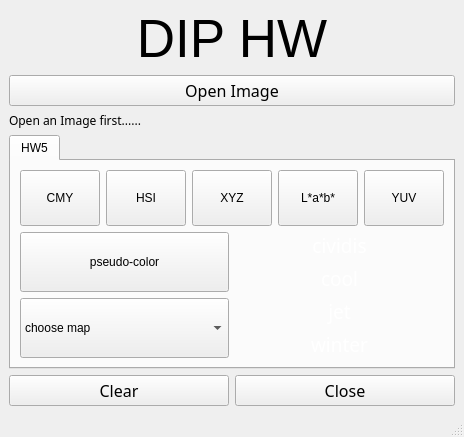
<?xml version="1.0" encoding="UTF-8"?>
<ui version="4.0">
 <class>diphw</class>
 <widget class="QMainWindow" name="diphw">
  <property name="enabled">
   <bool>true</bool>
  </property>
  <property name="geometry">
   <rect>
    <x>0</x>
    <y>0</y>
    <width>443</width>
    <height>437</height>
   </rect>
  </property>
  <property name="sizePolicy">
   <sizepolicy hsizetype="Preferred" vsizetype="Preferred">
    <horstretch>0</horstretch>
    <verstretch>0</verstretch>
   </sizepolicy>
  </property>
  <property name="windowTitle">
   <string>diphw</string>
  </property>
  <property name="animated">
   <bool>true</bool>
  </property>
  <widget class="QWidget" name="centralwidget">
   <property name="enabled">
    <bool>true</bool>
   </property>
   <property name="sizePolicy">
    <sizepolicy hsizetype="Preferred" vsizetype="Preferred">
     <horstretch>0</horstretch>
     <verstretch>0</verstretch>
    </sizepolicy>
   </property>
   <layout class="QVBoxLayout" name="verticalLayout_6">
    <item>
     <widget class="QLabel" name="titile">
      <property name="font">
       <font>
        <pointsize>40</pointsize>
        <weight>50</weight>
        <bold>false</bold>
       </font>
      </property>
      <property name="text">
       <string>DIP HW</string>
      </property>
      <property name="alignment">
       <set>Qt::AlignCenter</set>
      </property>
     </widget>
    </item>
    <item>
     <widget class="QPushButton" name="openButton">
      <property name="sizePolicy">
       <sizepolicy hsizetype="Minimum" vsizetype="Preferred">
        <horstretch>0</horstretch>
        <verstretch>0</verstretch>
       </sizepolicy>
      </property>
      <property name="minimumSize">
       <size>
        <width>0</width>
        <height>0</height>
       </size>
      </property>
      <property name="maximumSize">
       <size>
        <width>16777215</width>
        <height>60</height>
       </size>
      </property>
      <property name="font">
       <font>
        <family>Fira Code</family>
        <pointsize>12</pointsize>
       </font>
      </property>
      <property name="text">
       <string>Open Image</string>
      </property>
     </widget>
    </item>
    <item>
     <widget class="QLabel" name="infolabel">
      <property name="font">
       <font>
        <family>Fira Code</family>
        <pointsize>9</pointsize>
       </font>
      </property>
      <property name="text">
       <string>Open an Image first......</string>
      </property>
     </widget>
    </item>
    <item>
     <widget class="QTabWidget" name="tabWidget">
      <property name="currentIndex">
       <number>0</number>
      </property>
      <widget class="QWidget" name="tab_3">
       <attribute name="title">
        <string>HW5</string>
       </attribute>
       <layout class="QVBoxLayout" name="verticalLayout_3">
        <item>
         <layout class="QHBoxLayout" name="horizontalLayout">
          <item>
           <widget class="QPushButton" name="cmyButton">
            <property name="sizePolicy">
             <sizepolicy hsizetype="Minimum" vsizetype="Preferred">
              <horstretch>0</horstretch>
              <verstretch>0</verstretch>
             </sizepolicy>
            </property>
            <property name="text">
             <string>CMY</string>
            </property>
           </widget>
          </item>
          <item>
           <widget class="QPushButton" name="hsiButton">
            <property name="sizePolicy">
             <sizepolicy hsizetype="Minimum" vsizetype="Preferred">
              <horstretch>0</horstretch>
              <verstretch>0</verstretch>
             </sizepolicy>
            </property>
            <property name="text">
             <string>HSI</string>
            </property>
           </widget>
          </item>
          <item>
           <widget class="QPushButton" name="xyzButton">
            <property name="sizePolicy">
             <sizepolicy hsizetype="Minimum" vsizetype="Preferred">
              <horstretch>0</horstretch>
              <verstretch>0</verstretch>
             </sizepolicy>
            </property>
            <property name="text">
             <string>XYZ</string>
            </property>
           </widget>
          </item>
          <item>
           <widget class="QPushButton" name="labButton">
            <property name="sizePolicy">
             <sizepolicy hsizetype="Minimum" vsizetype="Preferred">
              <horstretch>0</horstretch>
              <verstretch>0</verstretch>
             </sizepolicy>
            </property>
            <property name="text">
             <string>L*a*b*</string>
            </property>
           </widget>
          </item>
          <item>
           <widget class="QPushButton" name="yuvButton">
            <property name="sizePolicy">
             <sizepolicy hsizetype="Minimum" vsizetype="Preferred">
              <horstretch>0</horstretch>
              <verstretch>0</verstretch>
             </sizepolicy>
            </property>
            <property name="text">
             <string>YUV</string>
            </property>
           </widget>
          </item>
         </layout>
        </item>
        <item>
         <layout class="QHBoxLayout" name="horizontalLayout_3">
          <item>
           <layout class="QVBoxLayout" name="verticalLayout_2">
            <item>
             <widget class="QPushButton" name="pseudoButton">
              <property name="sizePolicy">
               <sizepolicy hsizetype="Minimum" vsizetype="Preferred">
                <horstretch>0</horstretch>
                <verstretch>0</verstretch>
               </sizepolicy>
              </property>
              <property name="text">
               <string>pseudo-color</string>
              </property>
             </widget>
            </item>
            <item>
             <widget class="QComboBox" name="mapBox">
              <property name="sizePolicy">
               <sizepolicy hsizetype="Preferred" vsizetype="Preferred">
                <horstretch>0</horstretch>
                <verstretch>0</verstretch>
               </sizepolicy>
              </property>
              <item>
               <property name="text">
                <string>choose map</string>
               </property>
              </item>
              <item>
               <property name="text">
                <string>cividis</string>
               </property>
              </item>
              <item>
               <property name="text">
                <string>cool</string>
               </property>
              </item>
              <item>
               <property name="text">
                <string>jet</string>
               </property>
              </item>
              <item>
               <property name="text">
                <string>winter</string>
               </property>
              </item>
             </widget>
            </item>
           </layout>
          </item>
          <item>
           <layout class="QVBoxLayout" name="verticalLayout">
            <item>
             <widget class="QLabel" name="cividis">
              <property name="font">
               <font>
                <family>Fira Code</family>
                <pointsize>14</pointsize>
                <weight>50</weight>
                <bold>false</bold>
               </font>
              </property>
              <property name="styleSheet">
               <string notr="true">image: url(:/new/map/colorscale_cividis.jpg);
color: rgb(255, 255, 255);</string>
              </property>
              <property name="text">
               <string>cividis</string>
              </property>
              <property name="alignment">
               <set>Qt::AlignCenter</set>
              </property>
             </widget>
            </item>
            <item>
             <widget class="QLabel" name="label_2">
              <property name="font">
               <font>
                <family>Fira Code</family>
                <pointsize>14</pointsize>
                <weight>50</weight>
                <bold>false</bold>
               </font>
              </property>
              <property name="styleSheet">
               <string notr="true">image: url(:/new/map/colorscale_cool.jpg);
color: rgb(255, 255, 255);</string>
              </property>
              <property name="text">
               <string>cool</string>
              </property>
              <property name="alignment">
               <set>Qt::AlignCenter</set>
              </property>
             </widget>
            </item>
            <item>
             <widget class="QLabel" name="label_3">
              <property name="font">
               <font>
                <family>Fira Code</family>
                <pointsize>14</pointsize>
                <weight>50</weight>
                <bold>false</bold>
               </font>
              </property>
              <property name="styleSheet">
               <string notr="true">image: url(:/new/map/colorscale_jet.jpg);
color: rgb(255, 255, 255);</string>
              </property>
              <property name="text">
               <string>jet</string>
              </property>
              <property name="alignment">
               <set>Qt::AlignCenter</set>
              </property>
             </widget>
            </item>
            <item>
             <widget class="QLabel" name="label_4">
              <property name="font">
               <font>
                <family>Fira Code</family>
                <pointsize>14</pointsize>
                <weight>50</weight>
                <bold>false</bold>
               </font>
              </property>
              <property name="styleSheet">
               <string notr="true">image: url(:/new/map/colorscale_winter.jpg);
color: rgb(255, 255, 255);</string>
              </property>
              <property name="text">
               <string>winter</string>
              </property>
              <property name="alignment">
               <set>Qt::AlignCenter</set>
              </property>
             </widget>
            </item>
           </layout>
          </item>
         </layout>
        </item>
       </layout>
      </widget>
     </widget>
    </item>
    <item>
     <layout class="QHBoxLayout" name="horizontalLayout_2">
      <item>
       <widget class="QPushButton" name="closeImgButton">
        <property name="sizePolicy">
         <sizepolicy hsizetype="Minimum" vsizetype="Preferred">
          <horstretch>0</horstretch>
          <verstretch>0</verstretch>
         </sizepolicy>
        </property>
        <property name="maximumSize">
         <size>
          <width>16777215</width>
          <height>45</height>
         </size>
        </property>
        <property name="font">
         <font>
          <family>Fira Code</family>
          <pointsize>12</pointsize>
         </font>
        </property>
        <property name="text">
         <string>Clear</string>
        </property>
       </widget>
      </item>
      <item>
       <widget class="QPushButton" name="exitButton">
        <property name="sizePolicy">
         <sizepolicy hsizetype="Minimum" vsizetype="Preferred">
          <horstretch>0</horstretch>
          <verstretch>0</verstretch>
         </sizepolicy>
        </property>
        <property name="maximumSize">
         <size>
          <width>16777215</width>
          <height>45</height>
         </size>
        </property>
        <property name="font">
         <font>
          <family>Fira Code</family>
          <pointsize>12</pointsize>
         </font>
        </property>
        <property name="text">
         <string>Close</string>
        </property>
       </widget>
      </item>
     </layout>
    </item>
   </layout>
  </widget>
  <widget class="QMenuBar" name="menubar">
   <property name="geometry">
    <rect>
     <x>0</x>
     <y>0</y>
     <width>443</width>
     <height>21</height>
    </rect>
   </property>
  </widget>
  <widget class="QStatusBar" name="statusbar"/>
 </widget>
 <resources/>
 <connections/>
</ui>
